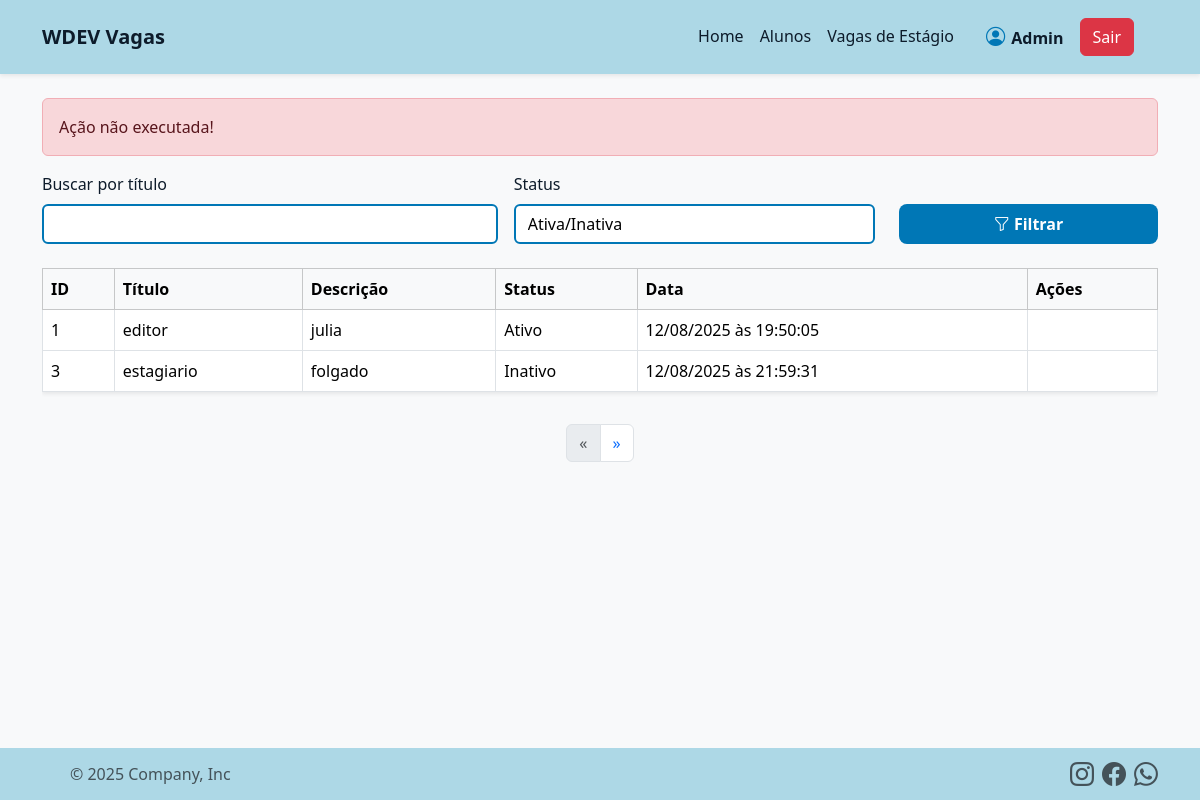
Screenshot of /vaga/listar.php?status=error (signed in) with the database file from the repository.
### tables this page shows
CREATE TABLE `vagas` (
  `id` int NOT NULL AUTO_INCREMENT PRIMARY KEY,
  `titulo` varchar(255) NOT NULL,
  `descricao` text NOT NULL,
  `ativo` enum('s','n') NOT NULL,
  `data` timestamp NOT NULL
);

### app/Session/Login.php (called while the page is built, shortened)
<?php
class Login
{
    public static function getAlunoLogado()
    {
        return self::isLogged() ? $_SESSION['aluno'] : null;
    }
    public static function isLogged()
    {
        return isset($_SESSION['aluno']['id']);
    }
}

### vaga/listar.php (called while the page is built, shortened)
<?php
$busca = filter_input(INPUT_GET, 'busca', FILTER_SANITIZE_STRING);
$filtroStatus = filter_input(INPUT_GET, 'status', FILTER_SANITIZE_STRING);
$filtroStatus = in_array($filtroStatus, ['s', 'n']) ? $filtroStatus : '';
$condicoes = [
    strlen($busca) ? 'titulo LIKE "%' . str_replace(' ', '%', $busca) . '%"' : null,
    strlen($filtroStatus) ? 'ativo = "' . $filtroStatus . '"' : null
];
$condicoes = array_filter($condicoes);
$where = implode(' AND ', $condicoes);
$quantidadeVagas = Vaga::getQuantidadeVagas($where);
$obPagination = new Pagination($quantidadeVagas, $_GET['pagina'] ?? 1, 4);
$vagas = Vaga::getVagas($where, null, $obPagination->getLimit());
include __DIR__ . '/../includes/header.php';
include __DIR__ . '/listagem.php';
include __DIR__ . '/../includes/footer.php';
?>

### app/Db/DataBase.php (called while the page is built, shortened)
<?php
class DataBase
{
    private $table;
    private $connection;
    public function __construct($table = null)
    {
        $this->table = $table;
    }
    private function SetConnection()
    {
        try {
            $this->connection = new PDO('mysql:host=' . self::HOST . ';dbname=' . self::NAME, self::USER, self::PASS);
            $this->connection->setAttribute(PDO::ATTR_ERRMODE, PDO::ERRMODE_EXCEPTION);
        } catch (PDOException $e) {
            die('ERROR: ' . $e->getMessage());
        }
    }
    public function execute($query, $params = [])
    {
        try {
            $statement = $this->connection->prepare($query);
            $statement->execute($params);
            return $statement;
        } catch (PDOException $e) {
            die('ERROR: ' . $e->getMessage());
        }
    }
    public function select($where = null, $order = null, $limit = null, $fields = '*'){
    $query = 'SELECT '.$fields.' FROM '.$this->table;
    $where = strlen($where) ? ' WHERE '.$where : '';
    $order = strlen($order) ? ' ORDER BY '.$order : '';
    $limit = strlen($limit) ? ' LIMIT '.$limit : '';
    $query .= $where.$order.$limit;
    return $this->execute($query);
}
}

### app/Entity/Vaga.php (called while the page is built, shortened)
<?php
class Vaga{
public static function getVagas($where= null, $order = null, $limit = null){
    return (new DataBase('vagas'))->select($where, $order, $limit)
                                  ->fetchAll(PDO::FETCH_CLASS, self::class);
    }
    public static function getQuantidadeVagas($where= null){
        return (new DataBase('vagas'))->select($where, null, null,'COUNT(*) AS qtd')
                                      ->fetchObject()
                                      ->qtd;
        }
}

### app/Db/Pagination.php (called while the page is built, shortened)
<?php
class Pagination
{
    private $limit;
    private $results;
    private $pages;
    private $currentPage;
    public function __construct($results, $currentPage = 1, $limit = 10)
    {
        $this->results = $results;
        $this->limit = $limit;
        $this->currentPage = (is_numeric($currentPage) and $currentPage > 0) ? $currentPage : 1;
    }
    private function calculate()
    {
        $this->pages = $this->results > 0 ? ceil($this->results / $this->limit) : 1;
        $this->currentPage = $this->currentPage <= $this->pages ? $this->currentPage : $this->pages;
    }
    public function getLimit()
    {
        $offset = ($this->limit * ($this->currentPage - 1));
        return $offset . ',' . $this->limit;
    }
    public function getPages()
    {
        if ($this->pages == 1) return [];
        $paginas = [];
        return $paginas;
    }
}

### vaga/listagem.php (the view, shortened to what this page needs)
<?php
$mensagem = '';
if (isset($_GET['status'])) {
    switch ($_GET['status']) {
        case 'error':
            $mensagem = '<div class="alert alert-danger">Ação não executada!</div>';
            break;
    }
}
$resultados = '';
foreach ($vagas as $vaga) {
    $acoes = '';
    $resultados .= '<tr>
        <td>' . $vaga->id . '</td>
        <td>' . $vaga->titulo . '</td>
        <td>' . $vaga->descricao . '</td>
        <td>' . ($vaga->ativo == 's' ? 'Ativo' : 'Inativo') . '</td>
        <td>' . date('d/m/Y à\s H:i:s', strtotime($vaga->data)) . '</td>
        <td>' . $acoes . '</td>
    </tr>';
}
$resultados = strlen($resultados) ? $resultados : '<tr><td colspan="6" class="text-center">Nenhuma vaga encontrada.</td></tr>';
$paginas = $obPagination->getPages();
$totalPaginas = count($paginas);
$paginaAtual = $_GET['pagina'] ?? 1;
$paginaAtual = (int)$paginaAtual;
$gets = $_GET;
unset($gets['pagina']);
$getsQuery = http_build_query($gets);
$paginacao = '<nav><ul class="pagination justify-content-center">';
$prevPage = max($paginaAtual - 1, 1);
$paginacao .= '<li class="page-item ' . ($paginaAtual == 1 ? 'disabled' : '') . '">
    <a class="page-link" href="?pagina=' . $prevPage . '&' . $getsQuery . '">&laquo;</a>
</li>';
$nextPage = min($paginaAtual + 1, $totalPaginas);
$paginacao .= '<li class="page-item ' . ($paginaAtual == $totalPaginas ? 'disabled' : '') . '">
    <a class="page-link" href="?pagina=' . $nextPage . '&' . $getsQuery . '">&raquo;</a>
</li>';
$paginacao .= '</ul></nav>';
?>
<main class="container py-4">
    <?= $mensagem ?>
    <section>
        <form method="get" class="row g-3 align-items-end">
            <div class="col-md-5">
                <label class="form-label">Buscar por título</label>
                <input type="text" name="busca" class="form-control" value="<?= $busca ?>">
            </div>
            <div class="col-md-4">
                <label class="form-label">Status</label>
                <select name="status" class="form-control">
                    <option value="">Ativa/Inativa</option>
                </select>
            </div>
            <div class="col-md-3 d-grid">
                <button type="submit" class="btn btn-baby-blue">
                    <i class="bi bi-funnel"></i> Filtrar
                </button>
            </div>
        </form>
    </section>
    <section class="mt-4">
        <div class="table-responsive">
            <table class="table table-bordered table-hover bg-white shadow-sm">
                <thead class="table-light">
                    <tr>
                        <th>ID</th>
                        <th>Título</th>
                        <th>Descrição</th>
                        <th>Status</th>
                        <th>Data</th>
                        <th>Ações</th>
                    </tr>
                </thead>
                <tbody>
                    <?= $resultados ?>
                </tbody>
            </table>
        </div>
    </section>
    <section class="mt-3">
        <?= $paginacao ?>
    </section>
</main>

### includes/header.php (shortened to what this page needs)
<?php
$alunoLogado = Login::getAlunoLogado();
$usuario = $alunoLogado ?
  '<span class="navbar-text me-3 text-baby-blue fw-bold">' . $alunoLogado['nome'] . '</span>
   <a href="/si/logout.php" class="btn btn-danger me-2">Sair</a>' :
  '<span class="navbar-text me-3 text-baby-blue">Visitante</span>
   <a href="/si/login.php" class="btn btn-baby-blue me-2">Entrar</a>';
?>
<!doctype html>
<html lang="pt">
<head>
  <link href="https://cdn.jsdelivr.net/npm/bootstrap@5.3.2/dist/css/bootstrap.min.css" rel="stylesheet">
  <link rel="stylesheet" href="https://cdn.jsdelivr.net/npm/bootstrap-icons@1.10.5/font/bootstrap-icons.css">
</head>
<body class="position-relative">
  <nav class="navbar navbar-expand-lg navbar-custom shadow-sm">
    <div class="container">
      <a class="navbar-brand d-flex align-items-center" href="/si/index.php">
        <strong>WDEV Vagas</strong>
      </a>
      <div class="collapse navbar-collapse" id="navbarSupportedContent">
        <ul class="navbar-nav mb-2 mb-lg-0 me-4 text-end">
          <li class="nav-item">
            <a class="nav-link" href="/si/index.php">Home</a>
          </li>
          <li class="nav-item">
            <a class="nav-link" href="/si/aluno/listar.php">Alunos</a>
          </li>
          <li class="nav-item">
            <a class="nav-link" href="/si/vaga/listar.php">Vagas de Estágio</a>
          </li>
        </ul>
        <div class="user-info">
          <i class="bi bi-person-circle"></i>
          <?= $usuario ?>
        </div>
      </div>
    </div>
  </nav>

### includes/footer.php (shortened to what this page needs)
  <footer class="fixed-bottom">
    <div class="container d-flex flex-wrap justify-content-between align-items-center my-2 ">
      <div class="col-md-4 d-flex align-items-center">
        <a href="/" class="mb-3 me-2 mb-md-0 text-body-secondary text-decoration-none lh-1" aria-label="Bootstrap">
          <svg class="bi" width="20" height="10" aria-hidden="true">
            <use xlink:href="#bootstrap"></use>
          </svg>
        </a>
        <span class="mb-2 mb-md-0 text-body-secondary">© 2025 Company, Inc</span>
      </div>
      <ul class="nav col-md-3 justify-content-end list-unstyled d-flex">
        <li class="ms-3">
          <a class="text-body-secondary" href="#" aria-label="Instagram">
            <i class="bi bi-instagram" style="font-size: 1.5rem;"></i>
          </a>
        </li>
        <li class="ms-2">
          <a class="text-body-secondary" href="#" aria-label="Facebook">
            <i class="bi bi-facebook" style="font-size: 1.5rem;"></i>
          </a>
        </li>
        <li class="ms-2">
          <a class="text-body-secondary" href="#" aria-label="WhatsApp">
            <i class="bi bi-whatsapp" style="font-size: 1.5rem;"></i>
          </a>
        </li>
      </ul>
    </div>
  </footer>
</body>
</html>

### includes/header.php (style rules this page uses)
:root { --baby-blue: #add8e6; --baby-blue-hover: #87ceeb; --page-bg: #f8f9fa; --strong-blue: #0077b6; }
body { background-color: var(--page-bg); color: #0d1b2a; display: flex; flex-direction: column; min-height: 100vh; }
.btn-baby-blue { background-color: var(--strong-blue); color: #fff; border: none; border-radius: 8px; margin-left: 0.5rem; padding: 0.5rem 1.2rem; font-weight: bold; }
.form-control { border: 2px solid var(--strong-blue); background-color: white; color: black; }
.navbar-custom { background-color: var(--baby-blue); }
.navbar-custom .nav-link, .navbar-custom .navbar-brand, .navbar-custom .navbar-text { color: #0d1b2a !important; position: relative; font-weight: 500; padding-bottom: 6px; }
.navbar-custom .nav-link::after { content: ""; display: block; width: 0; height: 2px; background: #0d1b2a; transition: width 0.3s; margin-top: 2px; }
.navbar-collapse { justify-content: flex-end; align-items: center; }
.navbar { padding-top: 1rem; padding-bottom: 1rem; }
footer { background-color: var(--baby-blue); color: #0d1b2a; }
footer a { color: #0d1b2a; }
.user-info { margin-right: 1rem; display: flex; align-items: center; font-weight: bold; color: #0d1b2a; }
.user-info i { margin-right: 6px; font-size: 1.2rem; color: var(--strong-blue); }

### rows the page displays
vagas: id "1", titulo "editor", descricao "julia", ativo "Ativo", data "12/08/2025 às 19:50:05"
vagas: id "3", titulo "estagiario", descricao "folgado", ativo "Inativo", data "12/08/2025 às 21:59:31"

### other values shown
$alunoLogado['nome'] "Admin"
